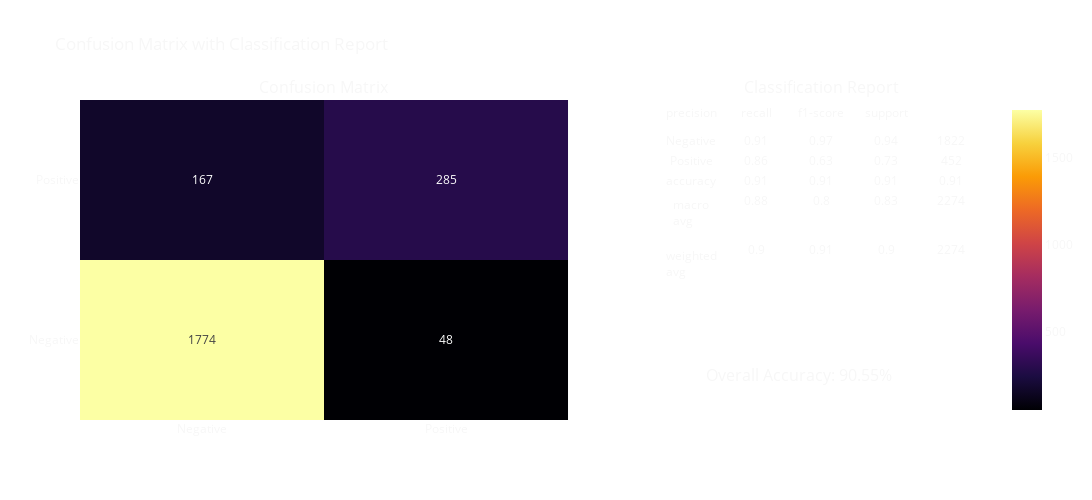

The notebook cell this image was saved under:
### Markdown cell above
#### N-Gram LASSO

### Code cell
# 'liblinear' is a good choice for small datasets, while 'saga' is faster for larger ones
model = LogisticRegression(penalty='l1', solver='saga', random_state=42, max_iter= 20000)

# Fit the model
model.fit(X_train, y_train)

# Predict on the test set
y_pred = model.predict(X_test)

# Evaluate the model
cm = confusion_matrix(y_test, y_pred)
plot_confusion_matrix_with_classification_report(cm, ["Negative", "Positive"], y_test, y_pred)

### Figure 1 — Plotly figure (JSON) as saved in the notebook; plotly's stock layout.template omitted (floating-point values rounded to 4 significant figures)
{"data": [{"colorscale": [[0, "#000004"], [0.1111, "#1b0c41"], [0.2222, "#4a0c6b"], [0.3333, "#781c6d"], [0.4444, "#a52c60"], [0.5556, "#cf4446"], [0.6667, "#ed6925"], [0.7778, "#fb9b06"], [0.8889, "#f7d13d"], [1, "#fcffa4"]], "showscale": true, "text": [[1774, 48], [167, 285]], "textfont": {"size": 12}, "texttemplate": "%{text}", "type": "heatmap", "x": ["Negative", "Positive"], "xaxis": "x", "y": ["Negative", "Positive"], "yaxis": "y", "z": [[1774, 48], [167, 285]]}, {"cells": {"fill": {"color": "rgba(0,0,0,0)"}, "values": [["Negative", "Positive", "accuracy", "macro avg", "weighted avg"], [0.91, 0.86, 0.91, 0.88, 0.9], [0.97, 0.63, 0.91, 0.8, 0.91], [0.94, 0.73, 0.91, 0.83, 0.9], [1822, 452, 0.91, 2274, 2274]]}, "domain": {"x": [0.64, 1], "y": [0, 1]}, "header": {"fill": {"color": "rgba(0,0,0,0)"}, "values": ["precision", "recall", "f1-score", "support"]}, "type": "table"}], "layout": {"annotations": [{"font": {"size": 16}, "showarrow": false, "text": "Confusion Matrix", "x": 0.27, "xanchor": "center", "xref": "paper", "y": 1, "yanchor": "bottom", "yref": "paper"}, {"font": {"size": 16}, "showarrow": false, "text": "Classification Report", "x": 0.82, "xanchor": "center", "xref": "paper", "y": 1, "yanchor": "bottom", "yref": "paper"}, {"font": {"color": "rgba(247, 247, 247, 1)", "size": 16}, "showarrow": false, "text": "Overall Accuracy: 90.55%", "x": 0.9, "xref": "paper", "y": 0.1, "yref": "paper"}], "font": {"color": "rgba(247, 247, 247, 1)"}, "height": 500, "paper_bgcolor": "rgba(0,0,0,0)", "title": {"text": "Confusion Matrix with Classification Report"}, "width": 1200, "xaxis": {"anchor": "y", "domain": [0, 0.54]}, "yaxis": {"anchor": "x", "domain": [0, 1]}}}
